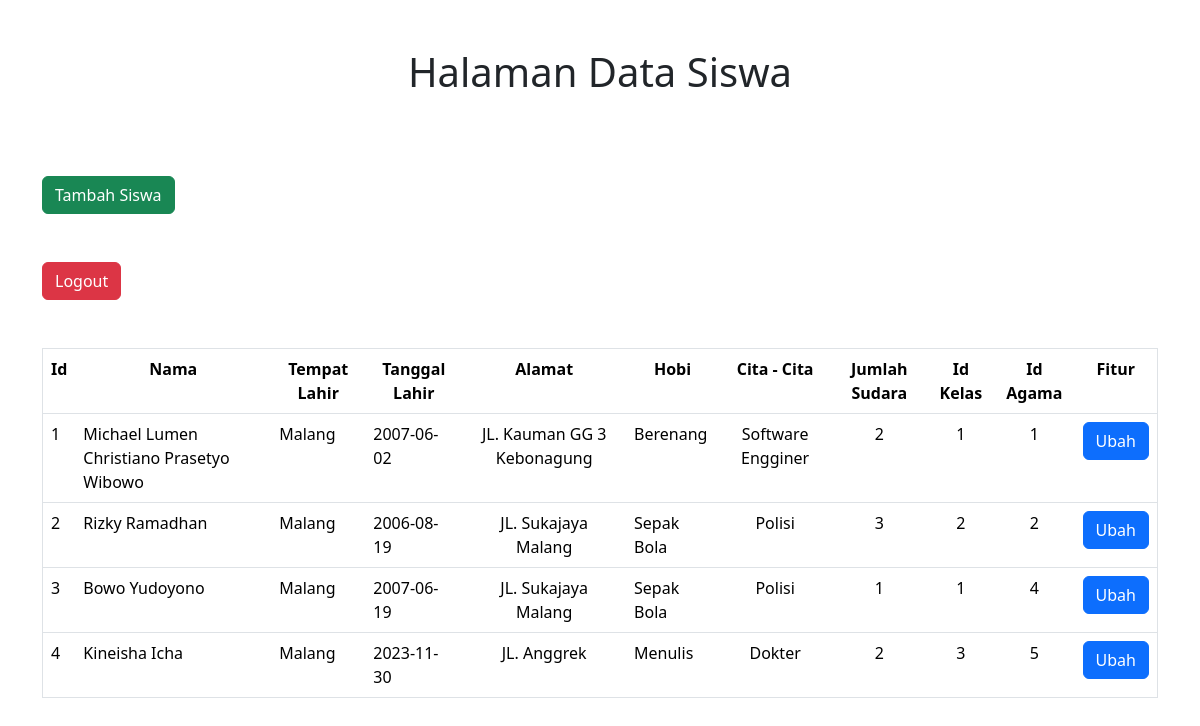
The app's page /siswa/index_siswa.php with its own data.
### tables this page shows
CREATE TABLE `siswa` (
  `id` int(11) NOT NULL,
  `nama` varchar(50) DEFAULT NULL,
  `tplahir` varchar(50) DEFAULT NULL,
  `tglahir` date DEFAULT NULL,
  `alamat` varchar(255) DEFAULT NULL,
  `hobi` varchar(255) DEFAULT NULL,
  `cita_cita` varchar(100) DEFAULT NULL,
  `jm_saudara` int(10) DEFAULT NULL,
  `idkelas` int(10) DEFAULT NULL,
  `idagama` int(10) DEFAULT NULL
);

### siswa/index_siswa.php (the view, shortened to what this page needs)
<!DOCTYPE html>
<html lang="en">
<head>
    <link rel="stylesheet" href="./assets/css/bootstrap.min.css">
</head>
<?php
    include 'config/conn.php';
    $query = "SELECT * FROM siswa";
    $execute = mysqli_query($connn, $query);
?>
<body>
    <div class="container">
        <br><br>
        <h1 align="center"> Halaman Data Siswa </h1>
        <br><br><br>
        <a href="form_add_siswa.php" class="btn btn-success"> Tambah Siswa</a>
        <br><br><br>
        <a href="controller/logout.php" class="btn btn-danger"> Logout </a>
        <br><br><br>
        <table border="1" class="table">
            <tr align="center">
                <th> Id </th>
                <th> Nama </th>
                <th> Tempat Lahir </th>
                <th> Tanggal Lahir </th>
                <th> Alamat </th>
                <th> Hobi </th>
                <th> Cita - Cita </th>
                <th> Jumlah Sudara </th>
                <th> Id Kelas </th>
                <th> Id Agama </th>
                <th> Fitur </th>
            </tr>
            <?php
    $no = 1;
    while ($data = mysqli_fetch_array($execute)) {
    ?>
            <tr>
                <td> <?=$no++?> </td>
                <td> <?=$data['nama']?> </td>
                <td> <?=$data['tplahir']?> </td>
                <td> <?=$data['tglahir']?> </td>
                <td align="center"> <?=$data['alamat']?> </td>
                <td> <?=$data['hobi']?> </td>
                <td align="center"> <?=$data['cita_cita']?> </td>
                <td align="center"> <?=$data['jm_saudara']?> </td>
                <td align="center"> <?=$data['idkelas']?> </td>
                <td align="center"> <?=$data['idagama']?> </td>
                <td>
                    <a href="edit_siswa.php?siswaId=<?=$data['id']?>" class="btn btn-primary"> Ubah </a>
                </td>
            </tr>
            <?php
    }
    ?>
        </table>
    </div>
</body>
</html>

### records on screen
siswa: nama "Michael Lumen Christiano Prasetyo Wibowo", tplahir "Malang", tglahir "2007-06-02", alamat "JL. Kauman GG 3 Kebonagung", hobi "Berenang", cita_cita "Software Engginer", jm_saudara "2", idkelas "1", idagama "1"
siswa: nama "Rizky Ramadhan", tplahir "Malang", tglahir "2006-08-19", alamat "JL. Sukajaya Malang", hobi "Sepak Bola", cita_cita "Polisi", jm_saudara "3", idkelas "2", idagama "2"
siswa: nama "Bowo Yudoyono", tplahir "Malang", tglahir "2007-06-19", alamat "JL. Sukajaya Malang", hobi "Sepak Bola", cita_cita "Polisi", jm_saudara "1", idkelas "1", idagama "4"
siswa: nama "Kineisha Icha", tplahir "Malang", tglahir "2023-11-30", alamat "JL. Anggrek", hobi "Menulis", cita_cita "Dokter", jm_saudara "2", idkelas "3", idagama "5"
